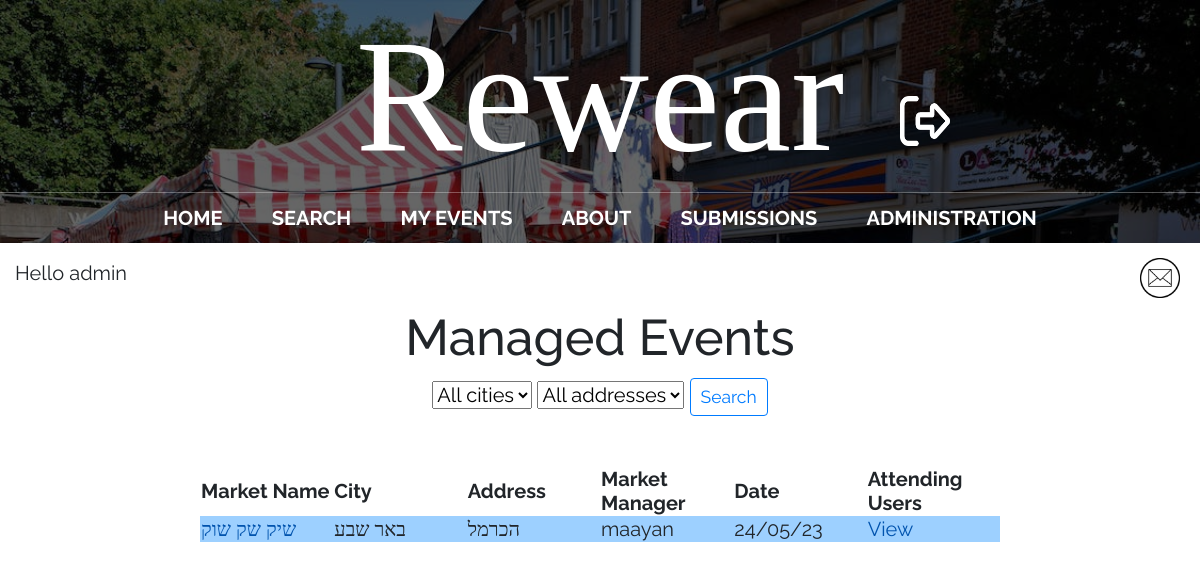
Page /managed_events/2/ (signed in) on the earlier database version.
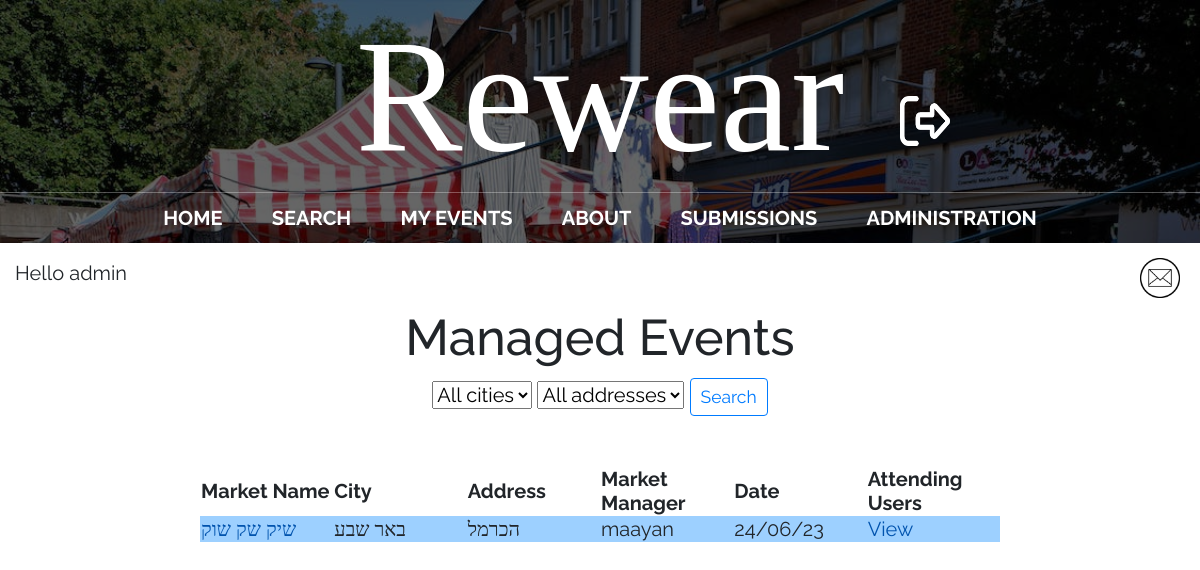
Same page on the later database version.
### main/models.py (models this page shows, shortened)
class market(models.Model):
    id = models.AutoField(primary_key=True)
    name = models.CharField(max_length=200, blank=True)
    city = models.CharField(max_length=200, blank=True)
    address = models.CharField(max_length=200, blank=True)
    facebook = models.CharField(max_length=200, default='', blank=True)
    description = models.CharField(max_length=200, default='', blank=True)
    google_location = models.CharField(max_length=1000, default='', blank=True)
    market_manager = models.CharField(max_length=200, default='', blank=True)
    date = models.CharField(max_length=200, default='', blank=True)
    status = models.CharField(max_length=200, default='', blank=True)
    rating = models.CharField(max_length=200, default='', blank=True)
    shirt = models.IntegerField(default=0, blank=True)
    pants = models.IntegerField(default=0, blank=True)
    shoes = models.IntegerField(default=0, blank=True)
    hat = models.IntegerField(default=0, blank=True)
    gloves = models.IntegerField(default=0, blank=True)
    scarf = models.IntegerField(default=0, blank=True)
    jacket = models.IntegerField(default=0, blank=True)
    other = models.IntegerField(default=0, blank=True)
    class Meta:
        app_label = 'main'

### main/views.py (the view)
# urls.py: path("managed_events/<uid>/", views.managed_events, name="my_events"),
def managed_events(response, uid):
    curUser = User.objects.get(id=uid)
    markets = market.objects.filter(market_manager=curUser.username)
    new_mail = new_messages(response.user.username)
    return render(response, "main/managed_events.html", {'markets': markets, 'new_mail': new_mail})

### main/views.py (called while the page is built)
def new_messages(username):
    try:
        messages = Message.objects.filter(recipient=User.objects.filter(username=username)[0])
        for m in messages:
            if not m.is_read:
                return True
        return False
    except:
        return False

### main/templates/main/managed_events.html (shortened to what this page needs)
{% extends 'main/base.html' %}
{% load crispy_forms_tags %}
{% block content %}
<center><h1>Managed Events</h1>
<form method="post" action='/search/'>
	<select name="city" id="city-select" onchange="updateAddressOptions()">
		<option value="All">All cities</option>
	</select>
	<select name="address" id="address-select" onchange="updateCityOptions()">
		<option value="All">All addresses</option>
	</select>
	<input type="submit" value="Search" class="btn btn-outline-primary btn-sm">
</form>
<br />
		<table>
			<tr>
				<th>
					Market Name
				</th>
				<th>
					City
				</th>
				<th>
					Address
				</th>
				<th>
					Market Manager
				</th>
				<th>
					Date
				</th>
				<th>
					Attending Users
				</th>
			</tr>
			{% for market in markets %}
			<tr class="{% cycle 'blue-row' 'light-blue-row' %}">
				<td>
					<a href="/market_page/{{market.id}}/">{{market.name}}</a>
				</td>
				<td>
					{{market.city}}
				</td>
				<td>
					{{market.address}}
				</td>
				<td>
					{{market.market_manager}}
				</td>
				<td>
					{{market.date}}
				</td>
				<td>
					<a href="/attending_users/{{market.id}}/">View</a>
				</td>
			</tr>
			{% endfor %}
		</table>
</center>
{% endblock %}

Differences in the rows shown:
changed market "שיק שק שוק": date "24/05/23" → "24/06/23"
